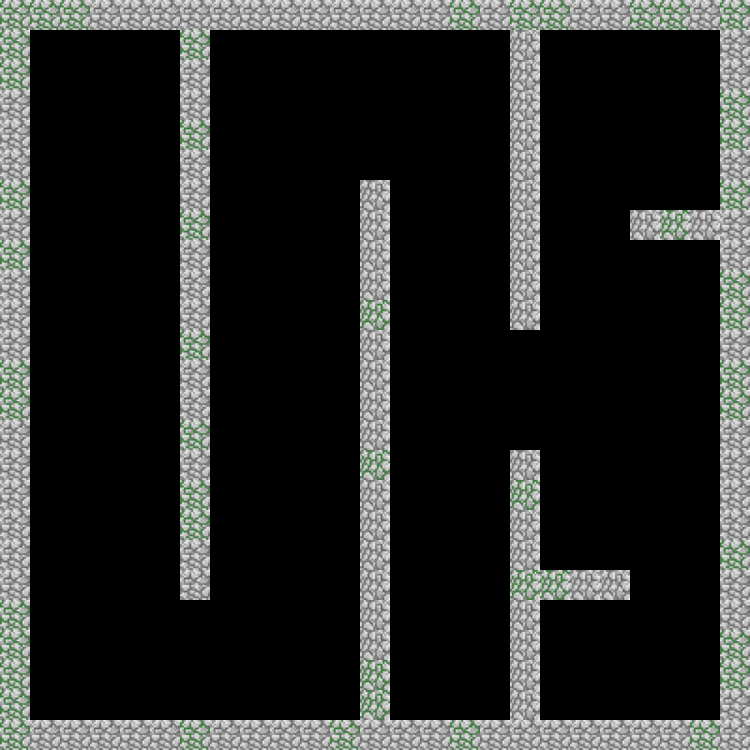

A level layout from a 2D game, rendered from its tile map. Below: a short description, then the map file with tile-grid data replaced by summaries:
An orthogonal 25x25 tile map with 30x30 px tiles, 2 tile layers (Default Walls, level5), 5 hidden layers not drawn.

<map version="1.10" tiledversion="1.10.2" orientation="orthogonal" renderorder="right-down" width="25" height="25" tilewidth="30" tileheight="30" infinite="0" nextlayerid="8" nextobjectid="1">
 <editorsettings>
  <export format="tmx" />
 </editorsettings>
 <tileset firstgid="1" source="./Tileset.tsx" />
 <layer id="1" name="Ground" width="25" height="25" visible="0">
  <data>[625 cells, 625 non-empty, 2 distinct tile ids]</data>
 </layer>
 <layer id="2" name="Default Walls" width="25" height="25">
  <data>[625 cells, 96 non-empty, 2 distinct tile ids]</data>
 </layer>
 <layer id="3" name="level1" width="25" height="25" visible="0">
  <data>[625 cells, 75 non-empty, 2 distinct tile ids]</data>
 </layer>
 <layer id="4" name="level2" width="25" height="25" visible="0">
  <data>[625 cells, 84 non-empty, 2 distinct tile ids]</data>
 </layer>
 <layer id="5" name="level3" width="25" height="25" visible="0">
  <data>[625 cells, 58 non-empty, 2 distinct tile ids]</data>
 </layer>
 <layer id="6" name="level4" width="25" height="25" visible="0">
  <data>[625 cells, 69 non-empty, 2 distinct tile ids]</data>
 </layer>
 <layer id="7" name="level5" width="25" height="25">
  <data>[625 cells, 62 non-empty, 2 distinct tile ids]</data>
 </layer>
</map>
